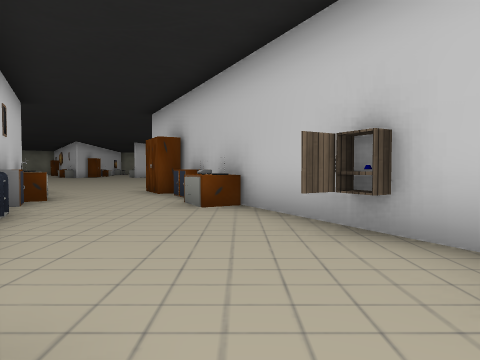
[1] (above)

24 first-person views from a walk through a scene from a Unity 3-D project. The camera is 1.2 m above the floor, tilts 2° down and sees 75° across. The floor is counted in squares, 2 m on a side. Each view is taken from the middle of a square. On the plan, view 1 faces up. The plan holds only what a view shows up to about 9 squares ahead; the rest is blank. The place goes on beyond the plan. Some surface patterns are stand-ins.

[2]
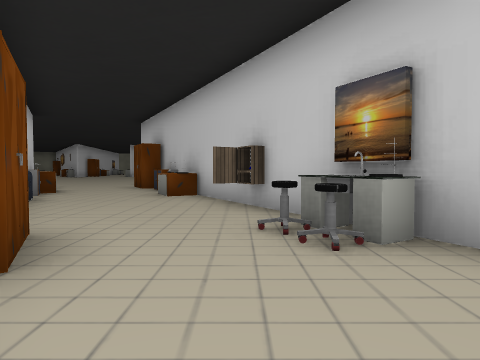

[3]
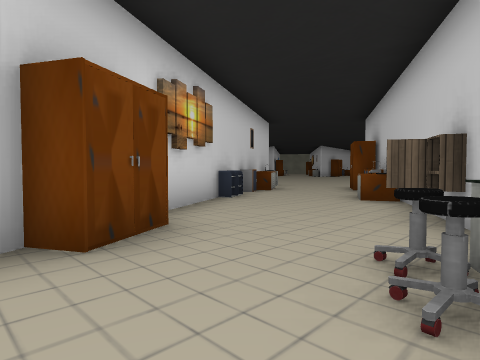

[4]
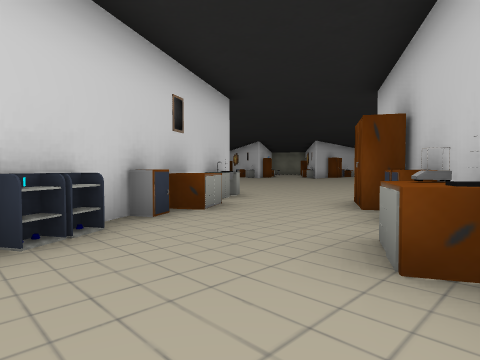

[5]
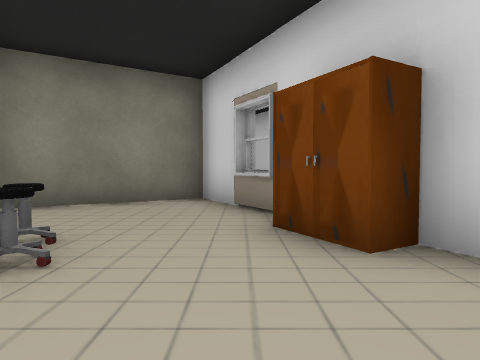

[6]
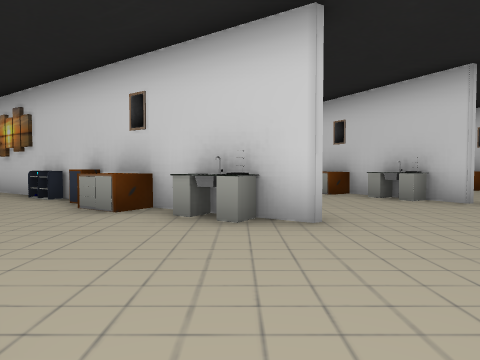

[7]
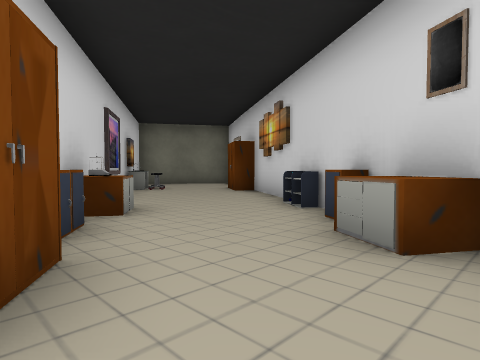

[8]
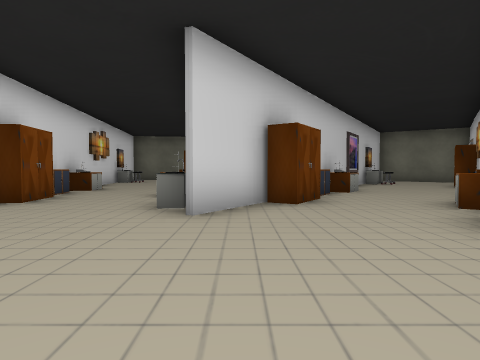

[9]
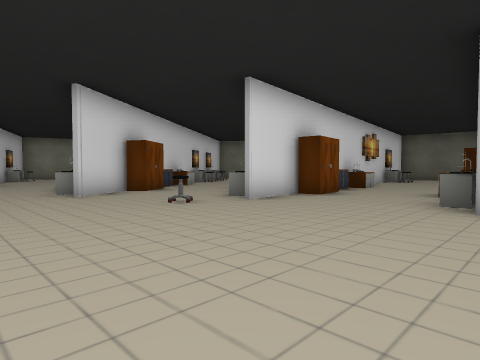

[10]
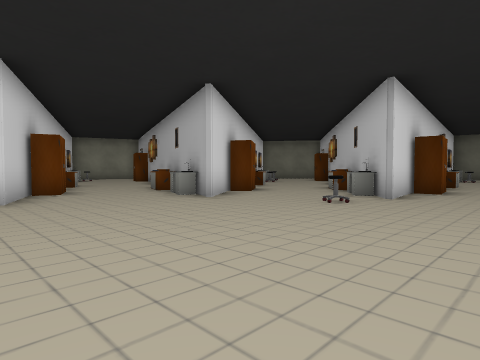

[11]
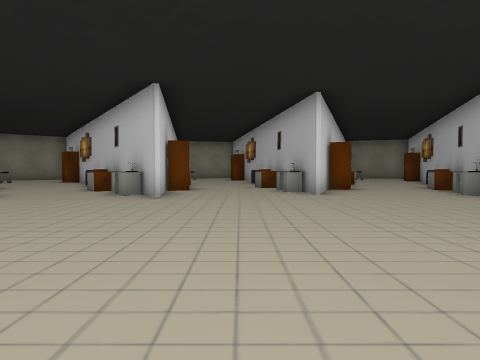

[12]
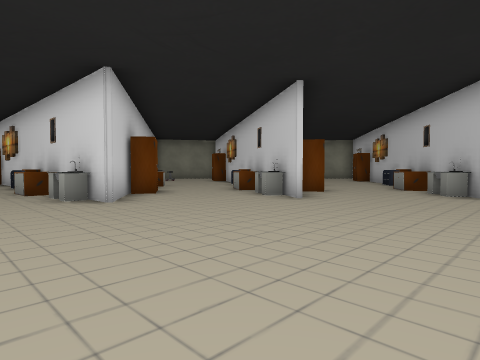

[13]
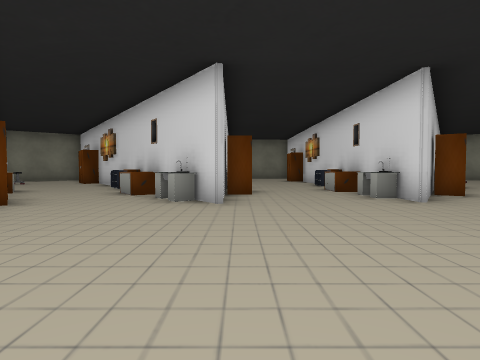

[14]
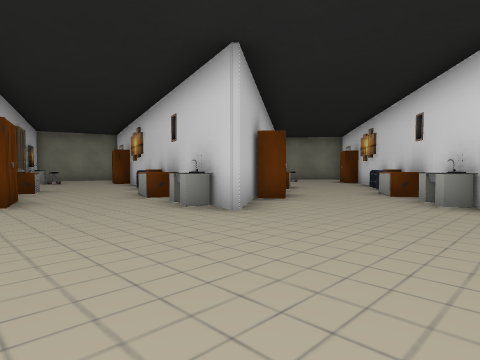

[15]
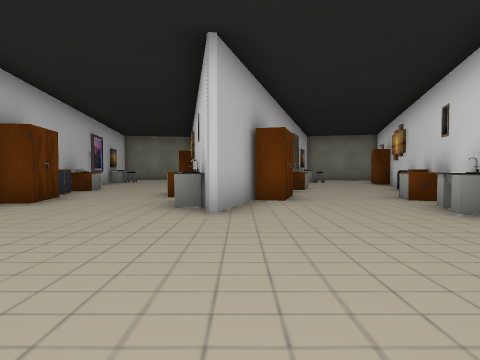

[16]
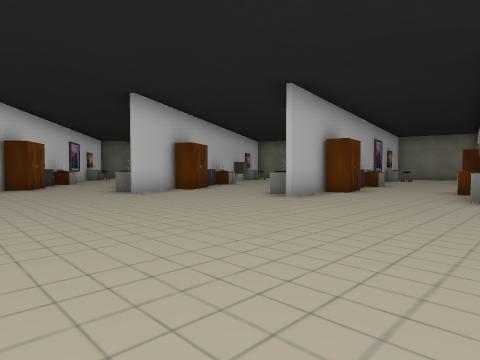

[17]
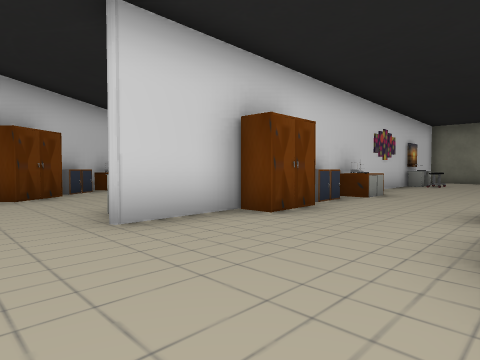

[18]
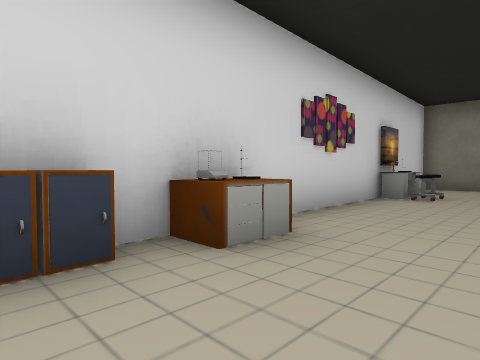

[19]
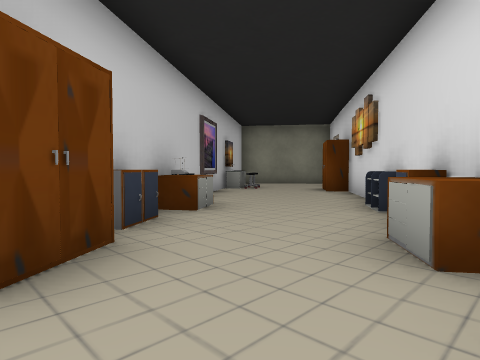

[20]
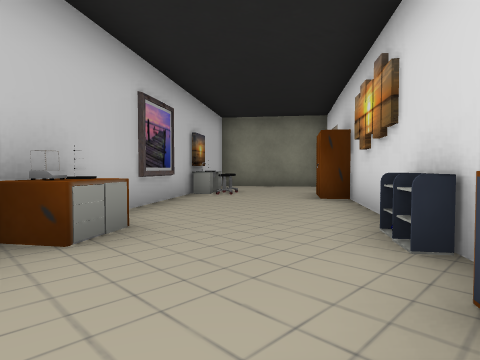

[21]
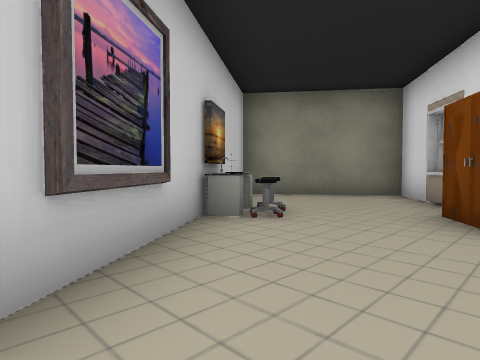

[22]
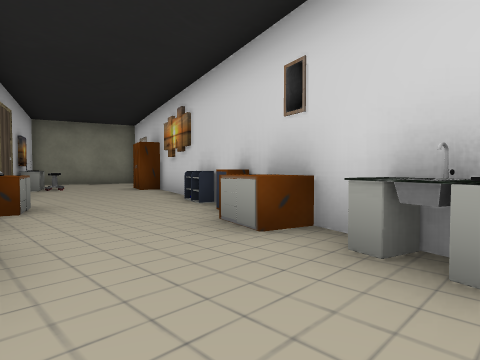

[23]
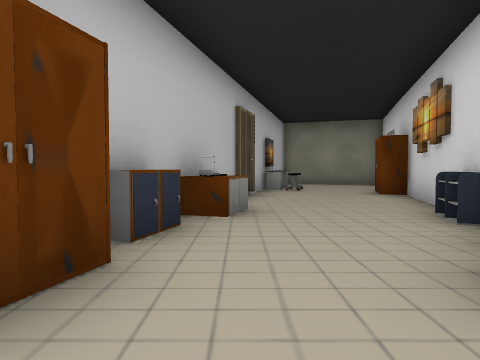

[24]
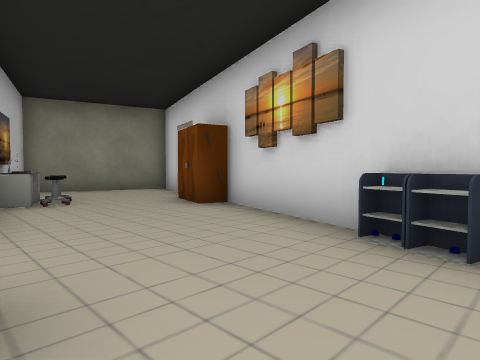

### Floor plan
Points are (right, up) in squares from view 1. A wall is a line through its corners. A room is listed if a view was taken in it or the views show most of it. See-through windows are left out.
Room 1 (views 1, 2, 3)
walls: (2.8, 0.3) (1.2, 3.1); (-1.3, 0.3) (0.8, -3.4) (3.7, -1.7); (1.2, 2.7) (0.9, 3.2); (1.2, 3.3) (0.5, 2.9)
ways out: opening at (-0.7, 2) to room 2
objects: other object (-1, 0); chair (0, 1); other object (1, 1); other object (2, 1)
Room 2 (views 4, 5)
walls: (-4.7, 6.3) (-1.3, 0.3); (1.2, 3.1) (-2, 8.8)
ways out: opening at (-0.7, 2) to room 1; opening at (-3.7, 8) to room 3
objects: other object (-4, 5); other object (-4, 6); other object (-3, 4); other object (-3, 5); rack (-2, 4); other object (-2, 8); other object (-1, 5); other object (-1, 6); other object (-1, 7); other object (0, 5)
Room 3 (views 6, 7, 8, 9, 10, 11, 12, 13, 14, 15, 16, 17, 18, 19, 20, 21, 22, 23, 24)
walls: (-6, 8.7) (-4.7, 6.3); (-9.6, 7.8) (-9.2, 5.8); (-5.7, 6.6) (-6.1, 8.5); (-2, 8.8) (-2.5, 9.7); (-1.5, 9.6) (0.5, 8.3); (-10.3, 5.7) (-9.7, 7.7); (-13.4, 7.8) (-13.8, 6.5); (0.7, 12.5) (-0.9, 13.5); (-16.3, 11) (-22.5, 6.5); (-0.6, 17.9) (0.3, 18.5); (-15.5, 15.3) (-16.2, 15.3); (-14.4, 4.6) (-15.9, -0.2); (-17.2, 11.6) (-16.4, 11.7); (0.9, 17.5) (-0.7, 17.3); (2.8, 6.8) (4.9, 5.5); (-3.3, 21.4) (-2.9, 22.5); (-11.3, 21.3) (-12.5, 23); (-6.5, 23) (-7.2, 21.2) (-7.5, 23.1); (-11, 22.5) (-10.8, 21.4); (5.3, 9.5) (3.1, 10.9); (3.5, 17.8) (2.9, 17.7); (-12.5, -1.4) (-10.9, 3.6); (-16.7, -3) (-17, -3.8); (-16, -4.7) (-13.7, -5.4) (-13.1, -3.4); (-24.8, 4.8) (-26.5, 3.6) (-24.4, 0.7) (-13.4, 8.6); (-27.6, 11.4) (-19.3, 11.6)
ways out: opening at (-3.7, 8) to room 2; opening at (-18.5, 8.5); opening at (-15, 17)
objects: chair (-26, 12); other object (-25, 12); chair (-24, 3); other object (-24, 5) to (-23, 6); other object (-23, 3); other object (-22, 3); other object (-21, 12); other object (-20, 4); other object (-20, 8); other object (-20, 12); other object (-20, 15); other object (-19, 9) to (-18, 9); other object (-19, 12); other object (-19, 15); other object (-18, 6); other object (-18, 12); other object (-18, 15); other object (-17, 6); other object (-17, 10); other object (-17, 15); other object (-16, -1); other object (-16, 7); other object (-16, 8) to (-15, 8); other object (-16, 11); other object (-15, 3); other object (-15, 21); other object (-14, -2); other object (-14, 3); other object (-14, 5); other object (-14, 6); other object (-13, -3); other object (-13, -2); other object (-13, 8); other object (-13, 22); other object (-13, 23); other object (-12, 2); other object (-12, 3); other object (-12, 22); other object (-11, 4); other object (-11, 5) to (-11, 6); other object (-11, 21); other object (-11, 23); other object (-9, 4); other object (-9, 5); other object (-9, 7); other object (-9, 8); other object (-8, 23); other object (-6, 3); other object (-6, 4); other object (-6, 5); other object (-6, 6); other object (-6, 23); other object (-5, 8); other object (-4, 21); chair (-3, 18); other object (-3, 21); other object (-3, 23); other object (-2, 10) to (-1, 10); other object (-2, 21); other object (-1, 18); other object (0, 9); other object (0, 14); other object (1, 8); other object (1, 12); other object (1, 17); other object (1, 19) to (1, 20); other object (2, 7); other object (2, 8); other object (2, 11); other object (2, 14); other object (2, 17); other object (3, 14); other object (3, 17); other object (4, 10); other object (5, 5) to (6, 6); other object (6, 9); other object (8, 8)

Where each view was taken, in squares from view 1:
view 1: 0 up, 0 right, facing up
view 2: 2 down, 1 right, facing up
view 3: 1 down, 2 right, facing up-left
view 4: 3 up, 0 right, facing up-left
view 5: 3 up, 0 right, facing down
view 6: 14 up, 2 left, facing down
view 7: 12 up, 1 left, facing down-right
view 8: 13 up, 5 left, facing right
view 9: 13 up, 6 left, facing up-right
view 10: 15 up, 8 left, facing up-right
view 11: 14 up, 9 left, facing up
view 12: 13 up, 10 left, facing up-left
view 13: 12 up, 10 left, facing left
view 14: 12 up, 10 left, facing down-left
view 15: 12 up, 10 left, facing down
view 16: 14 up, 10 left, facing down-right
view 17: 15 up, 14 left, facing down-left
view 18: 14 up, 19 left, facing down-left
view 19: 10 up, 15 left, facing down-left
view 20: 9 up, 17 left, facing down-left
view 21: 6 up, 19 left, facing down-left
view 22: 8 up, 11 left, facing down-left
view 23: 7 up, 12 left, facing down
view 24: 4 up, 12 left, facing down-left
